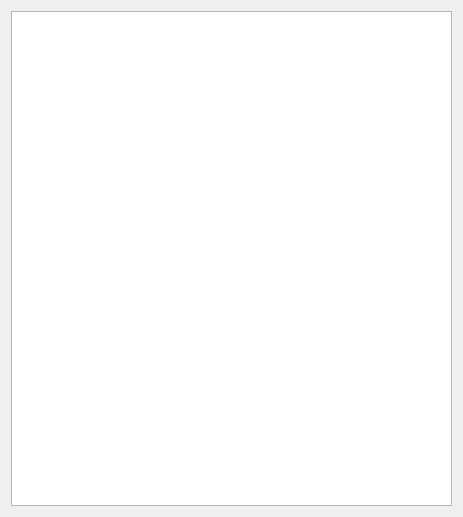
<?xml version="1.0" encoding="UTF-8"?>
<ui version="4.0">
 <class>LayersPane</class>
 <widget class="QWidget" name="LayersPane">
  <property name="geometry">
   <rect>
    <x>0</x>
    <y>0</y>
    <width>463</width>
    <height>517</height>
   </rect>
  </property>
  <property name="windowTitle">
   <string>Form</string>
  </property>
  <layout class="QVBoxLayout" name="verticalLayout">
   <item>
    <widget class="QListView" name="layersList"/>
   </item>
  </layout>
 </widget>
 <resources/>
 <connections/>
</ui>
